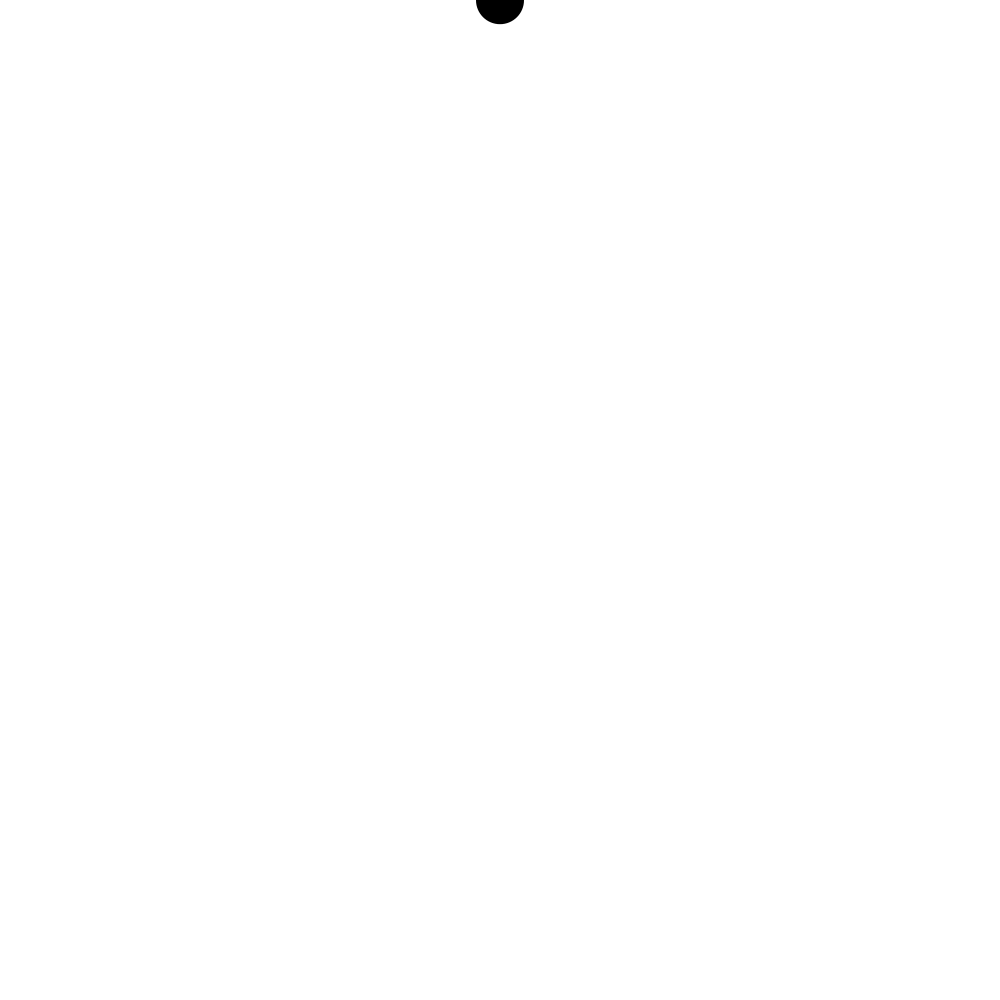
Frame 1 (no input)
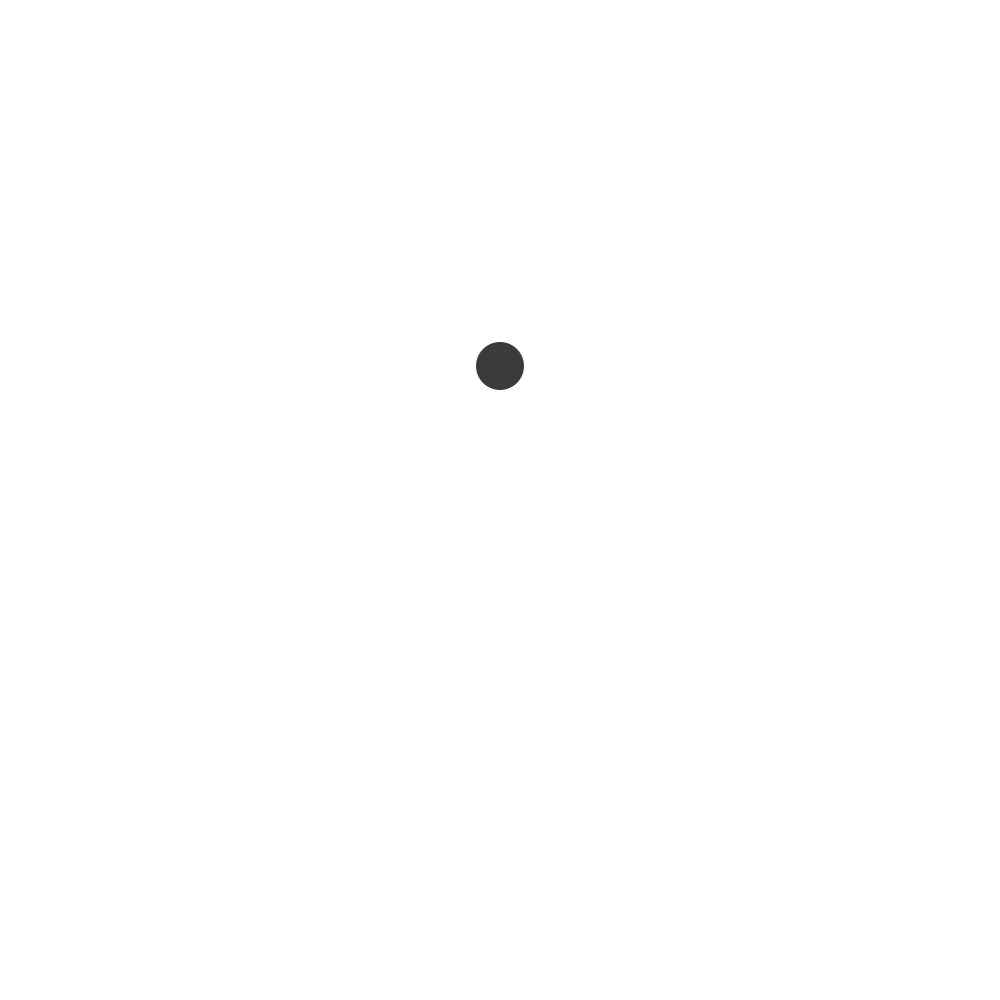
Frame 60 (the mouse pressed at the canvas centre just before this capture)
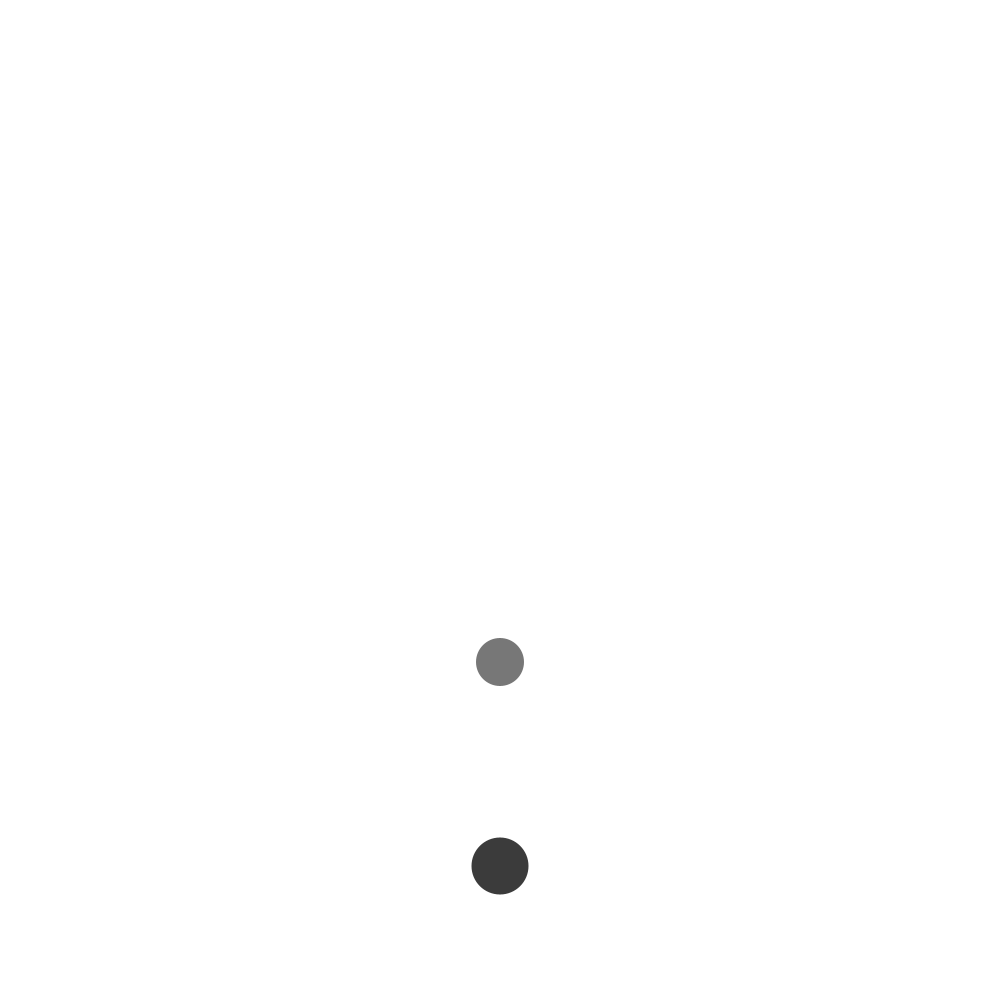
Frame 120 (the mouse held since frame 60 and released just before this capture)

The Processing sketch that drew these frames (run headless with seeded random() and noise(); from frame 60 on, the mouse is pressed at the canvas centre):

// Processing sketch: code_10_23
// ── code_10_23.pde
ArrayList<Ball> balls;
int ballWidth = 48;

void setup() {
  size(1000, 1000);
  noStroke();

  // Create an empty ArrayList (will store Ball objects)
  balls = new ArrayList<Ball>();
  
  // Start by adding one element
  balls.add(new Ball(width/2, 0, ballWidth));
}

void draw() {
  background(255);
  ballWidth = (int)random(50, 100);
  // With an array, we say balls.length, with an ArrayList, we say balls.size()
  // The length of an ArrayList is dynamic
  // Notice how we are looping through the ArrayList backwards
  // This is because we are deleting elements from the list  
  for (int i = balls.size()-1; i >= 0; i--) { 
    // An ArrayList doesn't know what it is storing so we have to cast the object coming out
    Ball ball = balls.get(i);
    ball.move();
    ball.display();
    if (ball.finished()) {
      // Items can be deleted with remove()
      balls.remove(i);
    }
    
  }
  println(balls.size());
  
}

void mousePressed() {
  // A new ball object is added to the ArrayList (by default to the end)
  balls.add(new Ball(mouseX, mouseY, ballWidth));
}




// Simple bouncing ball class

class Ball {
  
  float x;
  float y;
  float speed;
  float gravity;
  float w;
  float life = 255;
  
  Ball(float tempX, float tempY, float tempW) {
    x = tempX;
    y = tempY;
    w = tempW;
    speed = 0;
    gravity = 0.2;
  }
  
    void move() {
    // Add gravity to speed
    speed = speed + gravity;
    // Add speed to y location
    y = y + speed;
    // If square reaches the bottom
    // Reverse speed
    if (y > height) {
      // Dampening
      speed = speed * -0.95;
      y = height;
    }
  }
  
  boolean finished() {
    // Balls fade out
    life--;
    if (life < 0) {
      return true;
    } else {
      return false;
    }
  }
  
  void display() {
    // Display the circle
    fill(0, life);
    //stroke(0,life);
    ellipse(x,y,w,w);
  }
}  
